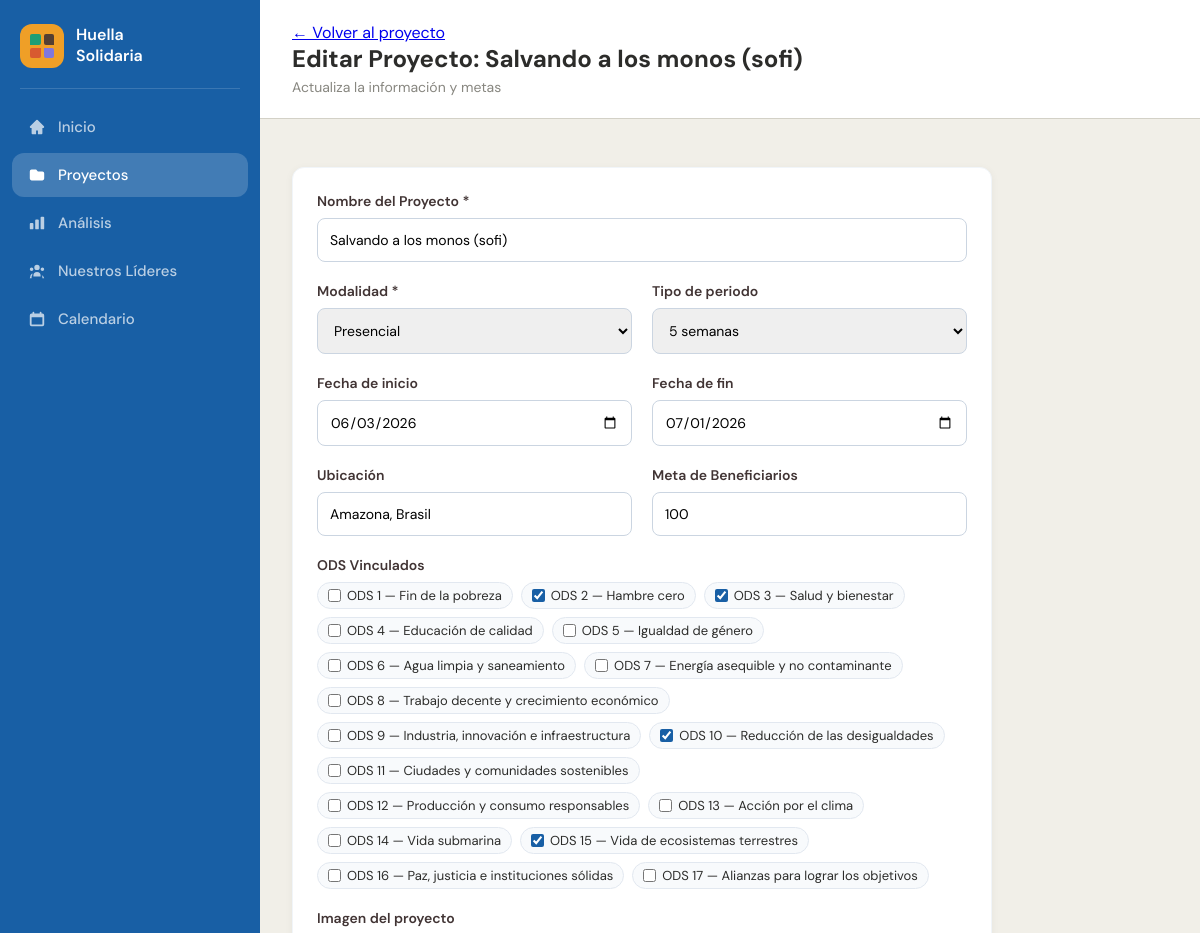
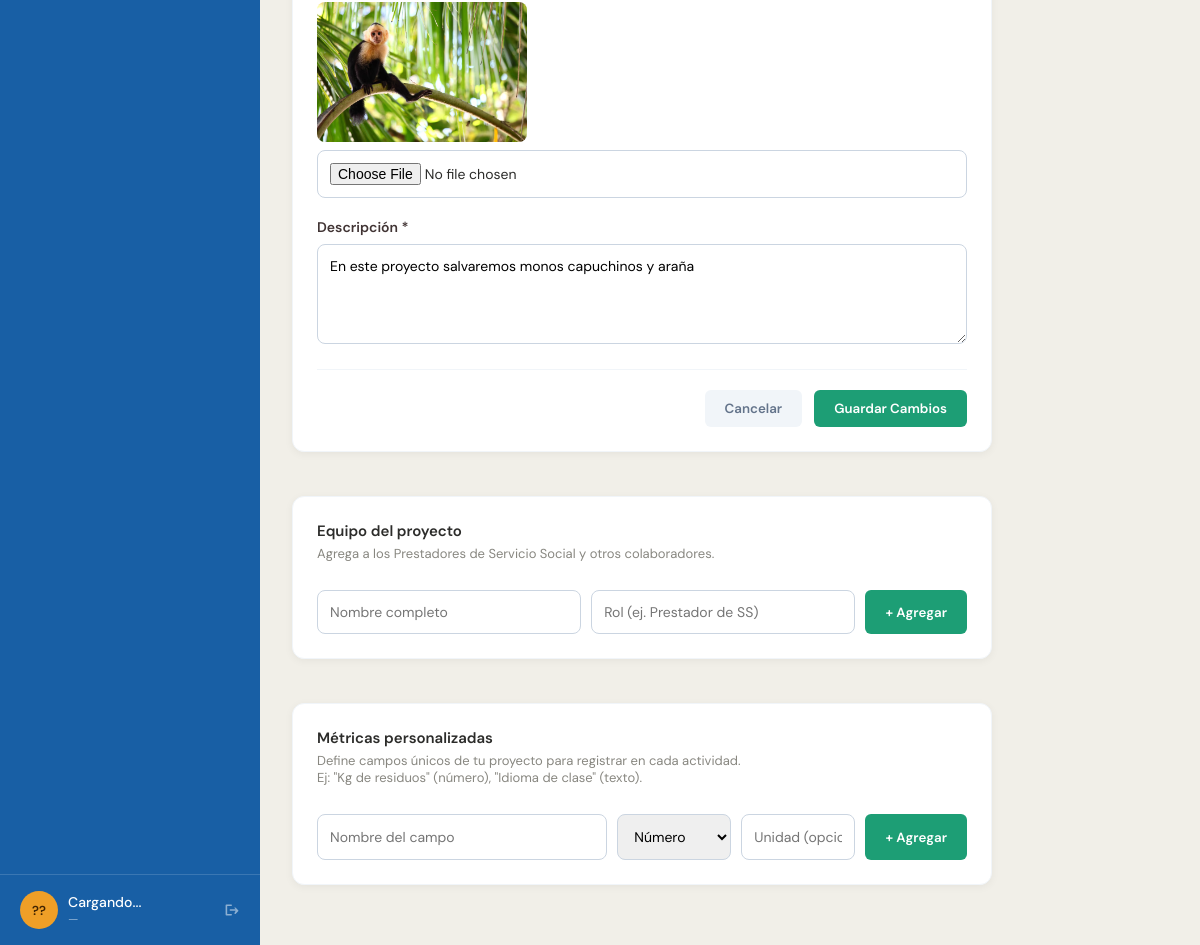
Screenshot of /editar-proyecto/6 (signed in) with the database file from the repository (2 pictures, top to bottom).
### models.py (models this page shows)
class Proyecto(db.Model):
    __tablename__ = 'proyecto'
    id = db.Column(db.Integer, primary_key=True)
    nombre = db.Column(db.Text, nullable=False)
    descripcion = db.Column(db.Text)
    modalidad = db.Column(db.Text, nullable=False, default='presencial')
    estado = db.Column(db.Text, nullable=False, default='borrador')
    fecha_inicio = db.Column(db.Date)
    fecha_fin = db.Column(db.Date)
    periodo_tipo = db.Column(db.Text)
    ubicacion = db.Column(db.Text)
    meta_beneficiarios = db.Column(db.Integer)
    imagen_url = db.Column(db.Text)
    ultima_actualizacion = db.Column(db.DateTime, default=datetime.utcnow)
    lider_id = db.Column(db.Integer, db.ForeignKey('usuario.id'), nullable=False)
    created_at = db.Column(db.DateTime, default=datetime.utcnow)
    ods = db.relationship('ODS', secondary=proyecto_ods, lazy='subquery')
    actividades = db.relationship(
        'Actividad', backref='proyecto', lazy=True, cascade='all, delete-orphan'
    )
    reportes = db.relationship(
        'ReporteBeneficiarios', backref='proyecto', lazy=True, cascade='all, delete-orphan'
    )
    equipo = db.relationship(
        'MiembroEquipo', backref='proyecto', lazy=True, cascade='all, delete-orphan'
    )
    testimonios = db.relationship(
        'Testimonio', backref='proyecto', lazy=True, cascade='all, delete-orphan'
    )
    campos = db.relationship(
        'CampoPersonalizado', backref='proyecto', lazy=True, cascade='all, delete-orphan',
        order_by='CampoPersonalizado.posicion'
    )
    def beneficiarios_totales(self):
        if not self.reportes:
            return 0
        return sum(r.total for r in self.reportes)
    def avance_pct(self):
        if not self.meta_beneficiarios:
            return 0
        total = self.beneficiarios_totales()
        return round(min(total / self.meta_beneficiarios * 100, 100))
    def to_dict(self, include_actividades=False):
        data = {
            'id': self.id,
            'nombre': self.nombre,
            'descripcion': self.descripcion,
            'modalidad': self.modalidad,
            'estado': self.estado,
            'fecha_inicio': self.fecha_inicio.isoformat() if self.fecha_inicio else None,
            'fecha_fin': self.fecha_fin.isoformat() if self.fecha_fin else None,
            'periodo_tipo': self.periodo_tipo,
            'ubicacion': self.ubicacion,
            'meta_beneficiarios': self.meta_beneficiarios,
            'imagen_url': self.imagen_url,
            'ultima_actualizacion': (
                self.ultima_actualizacion.strftime('%d/%m/%Y %H:%M')
                if self.ultima_actualizacion else None
            ),
            'lider': {
                'id': self.lider.id,
                'nombre': self.lider.nombre,
                'initials': self.lider.initials,
                'email': self.lider.email,
                'foto_url': self.lider.foto_url,
            } if self.lider else None,
            'ods': [
                {'id': o.id, 'numero': o.numero, 'nombre': o.nombre, 'color': o.color_hex}
                for o in self.ods
            ],
            'equipo': [{'id': m.id, 'nombre': m.nombre, 'rol': m.rol} for m in self.equipo],
            'campos': [c.to_dict() for c in self.campos],
            'beneficiarios': self.beneficiarios_totales(),
            'avance_pct': self.avance_pct(),
        }
        if include_actividades:
            data['actividades'] = [a.to_dict() for a in sorted(self.actividades, key=lambda x: x.fecha, reverse=True)]
            data['reportes'] = [r.to_dict() for r in self.reportes]
        return data

class ODS(db.Model):
    __tablename__ = 'ods'
    id = db.Column(db.Integer, primary_key=True)
    numero = db.Column(db.Integer, nullable=False)
    nombre = db.Column(db.Text, nullable=False)
    color_hex = db.Column(db.Text, nullable=False)

### routes/proyectos.py (the view)
@bp.route('/editar-proyecto/<int:proyecto_id>')
@login_required
def editar_proyecto_page(proyecto_id):
    proyecto = Proyecto.query.get_or_404(proyecto_id)
    if current_user.rol != 'admin' and proyecto.lider_id != current_user.id:
        abort(403)
    ods_list = ODS.query.order_by(ODS.numero).all()
    return render_template('editar-proyecto.html', active_page='proyectos',
                           proyecto=proyecto.to_dict(), ods_list=ods_list)

### models.py (called while the page is built)
    @property
    def initials(self):
        parts = self.nombre.strip().split()
        return ''.join(p[0].upper() for p in parts[:2]) if parts else '?'

    def valor_actual(self):
        if self.valor_proyecto is None:
            return None
        return self.valor_proyecto.valor_numero if self.tipo == 'numero' else self.valor_proyecto.valor_texto

    def to_dict(self):
        return {
            'id': self.id,
            'nombre': self.nombre,
            'tipo': self.tipo,
            'unidad': self.unidad or '',
            'valor': self.valor_actual(),
        }

### templates/editar-proyecto.html (shortened to what this page needs)
<!DOCTYPE html>
<html lang="es">
<head>
  <link rel="stylesheet" href="{{ url_for('static', filename='css/dashboard.css') }}">
  <link rel="stylesheet" href="{{ url_for('static', filename='css/sidebar.css') }}">
</head>
<body>
<div class="dash">
  {% include 'sidebar.html' %}
  <div class="main">
    <div class="topbar">
      <div class="topbar-left">
        <a href="/proyectos/{{ proyecto.id }}" class="back-link">← Volver al proyecto</a>
        <h2>Editar Proyecto: {{ proyecto.nombre }}</h2>
        <p>Actualiza la información y metas</p>
      </div>
    </div>
    <div class="content">
      <div class="form-container">
        <form id="editarForm">
          <div class="form-group">
            <label class="form-label">Nombre del Proyecto *</label>
            <input type="text" id="nombre" class="form-input" value="{{ proyecto.nombre }}" required>
          </div>
          <div class="form-row">
            <div class="form-group">
              <label class="form-label">Modalidad *</label>
              <select id="modalidad" class="form-select" required>
                <option value="presencial" {% if proyecto.modalidad == 'presencial' %}selected{% endif %}>Presencial</option>
              </select>
            </div>
            <div class="form-group">
              <label class="form-label">Tipo de periodo</label>
              <select id="periodo_tipo" class="form-select">
                <option value="5_semanas" {% if proyecto.periodo_tipo == '5_semanas' %}selected{% endif %}>5 semanas</option>
              </select>
            </div>
          </div>
          <div class="form-row">
            <div class="form-group">
              <label class="form-label">Fecha de inicio</label>
              <input type="date" id="fecha_inicio" class="form-input" value="{{ proyecto.fecha_inicio or '' }}">
            </div>
            <div class="form-group">
              <label class="form-label">Fecha de fin</label>
              <input type="date" id="fecha_fin" class="form-input" value="{{ proyecto.fecha_fin or '' }}">
            </div>
          </div>
          <div class="form-row">
            <div class="form-group">
              <label class="form-label">Ubicación</label>
              <input type="text" id="ubicacion" class="form-input" value="{{ proyecto.ubicacion or '' }}">
            </div>
            <div class="form-group">
              <label class="form-label">Meta de Beneficiarios</label>
              <input type="number" id="meta_beneficiarios" class="form-input" value="{{ proyecto.meta_beneficiarios or '' }}" min="1">
            </div>
          </div>
          <div class="form-group">
            <label class="form-label">ODS Vinculados</label>
            <div class="ods-multi">
              {% set ods_actuales = proyecto.ods | map(attribute='id') | list %}
              {% for ods in ods_list %}
              <label>
                <input type="checkbox" name="ods_ids" value="{{ ods.id }}"
                  {% if ods.id in ods_actuales %}checked{% endif %}>
                ODS {{ ods.numero }} — {{ ods.nombre }}
              </label>
              {% endfor %}
            </div>
          </div>
          <div class="form-group">
            <label class="form-label">Imagen del proyecto</label>
            {% if proyecto.imagen_url %}
            <img id="fotoPreview" src="{{ proyecto.imagen_url }}"
                 style="display:block;margin-bottom:8px;max-height:140px;border-radius:8px;object-fit:cover;max-width:100%;">
            {% else %}
            <img id="fotoPreview" style="display:none;margin-bottom:8px;max-height:140px;border-radius:8px;object-fit:cover;max-width:100%;">
            {% endif %}
            <input type="file" id="fotoInput" accept="image/*" class="form-input"
                   onchange="previewFoto(this)">
          </div>
          <div class="form-group">
            <label class="form-label">Descripción *</label>
            <textarea id="descripcion" class="form-textarea" required>{{ proyecto.descripcion or '' }}</textarea>
          </div>
          <div class="form-actions">
            <button type="button" class="btn-cancel" onclick="window.location.href='/proyectos/{{ proyecto.id }}'">Cancelar</button>
            <button type="submit" class="btn-submit">Guardar Cambios</button>
          </div>
        </form>
      </div>
      <div style="background:#fff;border-radius:12px;padding:24px;box-shadow:0 2px 8px rgba(0,0,0,.05);max-width:700px;margin-top:20px;border:1px solid #f1f5f9;">
        <h3 style="font-size:15px;font-weight:600;margin:0 0 4px;color:#2C2C2A;">Equipo del proyecto</h3>
        <p style="font-size:13px;color:#888780;margin:0 0 16px;">Agrega a los Prestadores de Servicio Social y otros colaboradores.</p>
        <div style="display:flex;gap:10px;flex-wrap:wrap;">
          <input type="text" id="nuevoNombre" placeholder="Nombre completo" class="form-input" style="flex:2;min-width:140px;">
          <input type="text" id="nuevoRol" placeholder="Rol (ej. Prestador de SS)" class="form-input" style="flex:2;min-width:140px;">
          <button onclick="agregarMiembro()" class="btn-submit" style="white-space:nowrap;">+ Agregar</button>
        </div>
      </div>
      <div style="background:#fff;border-radius:12px;padding:24px;box-shadow:0 2px 8px rgba(0,0,0,.05);max-width:700px;margin-top:20px;border:1px solid #f1f5f9;margin-bottom:32px;">
        <h3 style="font-size:15px;font-weight:600;margin:0 0 4px;color:#2C2C2A;">Métricas personalizadas</h3>
        <p style="font-size:13px;color:#888780;margin:0 0 16px;">Define campos únicos de tu proyecto para registrar en cada actividad.<br>Ej: "Kg de residuos" (número), "Idioma de clase" (texto).</p>
        <div style="display:flex;gap:10px;flex-wrap:wrap;">
          <input type="text" id="campNombre" placeholder="Nombre del campo" class="form-input" style="flex:3;min-width:140px;">
          <select id="campTipo" class="form-select" style="flex:1;min-width:100px;">
            <option value="numero">Número</option>
          </select>
          <input type="text" id="campUnidad" placeholder="Unidad (opcional)" class="form-input" style="flex:1;min-width:80px;">
          <button onclick="agregarCampo()" class="btn-submit" style="white-space:nowrap;">+ Agregar</button>
        </div>
      </div>
    </div>
  </div>
</div>
</body>
</html>

### static/css/dashboard.css (style rules this page uses)
*, *::before, *::after { box-sizing: border-box; margin: 0; padding: 0; }
html, body { height: 100%; }
body { font-family: 'DM Sans', sans-serif; background: #F1EFE8; color: #2C2C2A; font-size: 16px; }
.dash { display: flex; height: 100vh; overflow: hidden; }
.main { flex: 1; min-width: 0; display: flex; flex-direction: column; overflow: hidden; }
.topbar { display: flex; align-items: center; justify-content: space-between; padding: 22px 32px; background: #fff; border-bottom: 0.5px solid #D3D1C7; gap: 16px; flex-shrink: 0; }
.topbar-left p { font-size: 14px; color: #888780; margin-top: 4px; }
.content { flex: 1; overflow-y: auto; padding: 28px 32px; display: flex; flex-direction: column; gap: 24px; }

### templates/editar-proyecto.html (style rules this page uses)
.form-container { background:#fff;border-radius:12px;padding:24px;box-shadow:0 2px 8px rgba(0,0,0,.05);max-width:700px;margin-top:20px;border:1px solid #f1f5f9; }
.form-row { display:flex;gap:20px; }
.form-group { margin-bottom:20px;flex:1; }
.form-label { display:block;font-size:14px;font-weight:600;color:#413434;margin-bottom:8px; }
.form-input,.form-select,.form-textarea { width:100%;padding:12px;border:1px solid #cbd5e1;border-radius:8px;font-family:inherit;font-size:14px;box-sizing:border-box; }
.form-textarea { resize:vertical;min-height:100px; }
.form-actions { display:flex;justify-content:flex-end;gap:12px;margin-top:20px;border-top:1px solid #f1f5f9;padding-top:20px; }
.btn-submit { background:#1D9E75;color:#fff;padding:10px 20px;border:none;border-radius:6px;cursor:pointer;font-weight:600;font-family:inherit; }
.btn-cancel { background:#f1f5f9;color:#64748b;padding:10px 20px;border:none;border-radius:6px;cursor:pointer;font-weight:600;font-family:inherit; }
.ods-multi { display:flex;flex-wrap:wrap;gap:8px;margin-top:4px; }
.ods-multi label { display:flex;align-items:center;gap:6px;font-size:13px;cursor:pointer;background:#f8fafc;border:1px solid #e2e8f0;border-radius:20px;padding:4px 10px; }
.ods-multi input[type=checkbox] { accent-color:#185FA5; }

### rows the page displays
Proyecto: nombre "Salvando a los monos (sofi)", modalidad "Presencial", periodo_tipo "5 semanas", ubicacion "Amazona, Brasil", imagen_url (picture), descripcion "En este proyecto salvaremos monos capuchinos y araña"
ODS: numero "1", nombre "Fin de la pobreza"
ODS: ods_ids "☑", numero "2", nombre "Hambre cero"
ODS: ods_ids "☑", numero "3", nombre "Salud y bienestar"
ODS: numero "4", nombre "Educación de calidad"
ODS: numero "5", nombre "Igualdad de género"
ODS: numero "6", nombre "Agua limpia y saneamiento"
ODS: numero "7", nombre "Energía asequible y no contaminante"
ODS: numero "8", nombre "Trabajo decente y crecimiento económico"
ODS: numero "9", nombre "Industria, innovación e infraestructura"
ODS: ods_ids "☑", numero "10", nombre "Reducción de las desigualdades"
ODS: numero "11", nombre "Ciudades y comunidades sostenibles"
ODS: numero "12", nombre "Producción y consumo responsables"
ODS: numero "13", nombre "Acción por el clima"
ODS: numero "14", nombre "Vida submarina"
ODS: ods_ids "☑", numero "15", nombre "Vida de ecosistemas terrestres"
ODS: numero "16", nombre "Paz, justicia e instituciones sólidas"
ODS: numero "17", nombre "Alianzas para lograr los objetivos"
